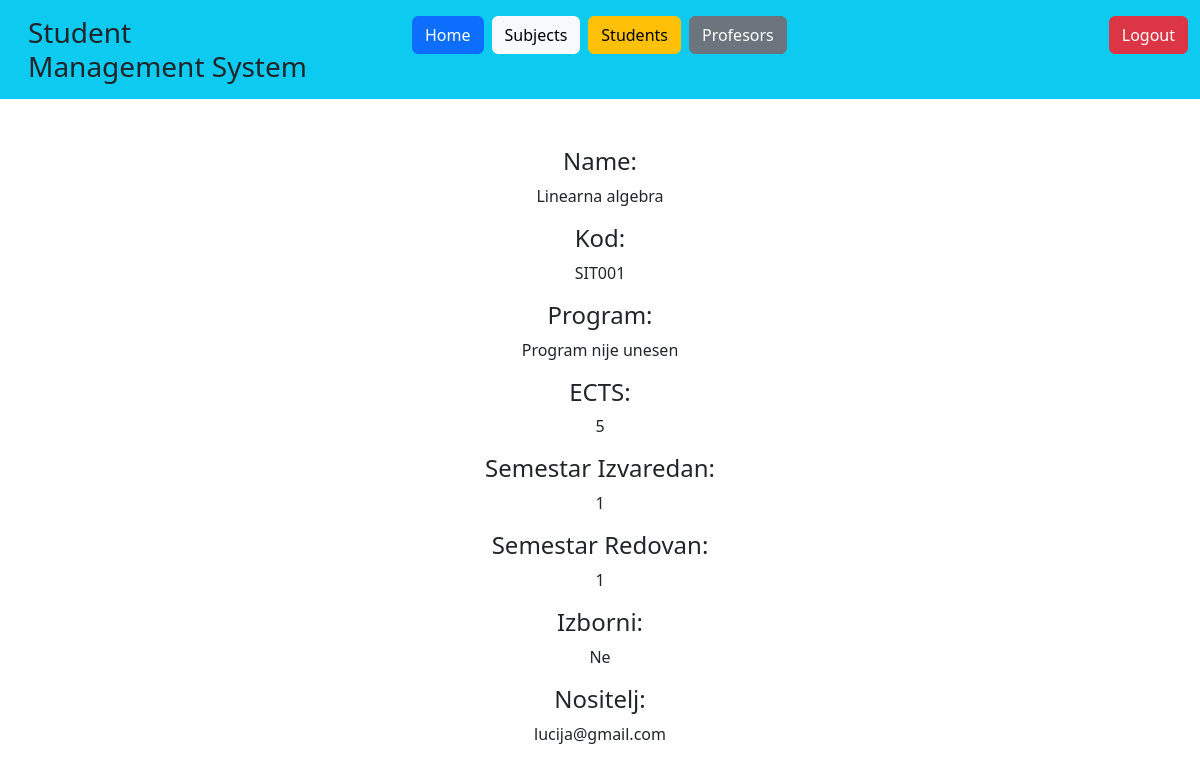
Page /subjects/subject_information/1 (signed in) on the committed database.
### student_managment_system/models.py (models this page shows, shortened)
class Predmet(models.Model):
    name = models.CharField(max_length=50)
    kod = models.CharField(max_length=50)
    program = models.CharField(max_length=50)
    ects = models.PositiveSmallIntegerField()
    sem_izv = models.PositiveSmallIntegerField()
    sem_red = models.PositiveSmallIntegerField()
    IZBORNI = (('Da', 'Da'), ('Ne', 'Ne'))
    izborni = models.CharField(max_length=50, choices=IZBORNI)
    nositelj = models.ForeignKey(Korisnik, on_delete=models.SET_NULL, null=True, blank=True)

class Korisnik(AbstractUser):
    STATUS = (('none', 'None'), ('izv', 'izvanredni student'), ('red', 'redovni student'))
    status = models.CharField(max_length=50, choices=STATUS)
    uloga = models.ForeignKey(Uloga, on_delete=models.SET_NULL, null=True, related_name = 'korisnici')

### student_managment_system/decorators.py (the view)
    def wrap(*args, **kwargs):
        if args[0].user.uloga.name == "administrator" or args[0].user.uloga.name == "profesor":
            return function(*args, **kwargs)
        else:
            return redirect('home')

### student_managment_system/views.py (called while the page is built)
@login_required
@administrator_or_profesor_required
def subject_inforamtion_view(request, id):
    try:
        subject = get_object_or_404(Predmet, id=id)
        if subject is None:
            raise Exception
        else:
            return render(request, 'subjects/subject_information.html', { 'subject': subject})
    except Exception as e:
        print(request, f'An error has occured while trying to accesses the inforamtion page.')

### student_managment_system/templates/subjects/subject_information.html
{% extends 'base/base.html' %}
{% load static %}
{% block 'body' %}
<div class="d-flex align-items-center flex-column w-auto ">
    <h4>Name: </h4>
    <p>{{ subject.name }}</p>
    <h4>Kod: </h4>
    <p>{{ subject.kod }}</p>
    <h4>Program: </h4>
    <p>{{ subject.program }}</p>
    <h4>ECTS: </h4>
    <p>{{ subject.ects }}</p>
    <h4>Semestar Izvaredan: </h4>
    <p>{{ subject.sem_izv }}</p>
    <h4>Semestar Redovan: </h4>
    <p>{{ subject.sem_red }}</p>
    <h4>Izborni: </h4>
    <p>{{ subject.izborni }}</p>
    <h4>Nositelj: </h4>
    {% if subject.nositelj is None %}
    <p>No profesor is asigned to this subject!</p>
    {% else %}
    <p>{{ subject.nositelj }}</p>
    {% endif %}
</div>
{% endblock %}

### rows in the picture
Predmet: name "Linearna algebra", kod "SIT001", program "Program nije unesen", ects "5", sem_izv "1", sem_red "1", izborni "Ne", nositelj "lucija@gmail.com"
